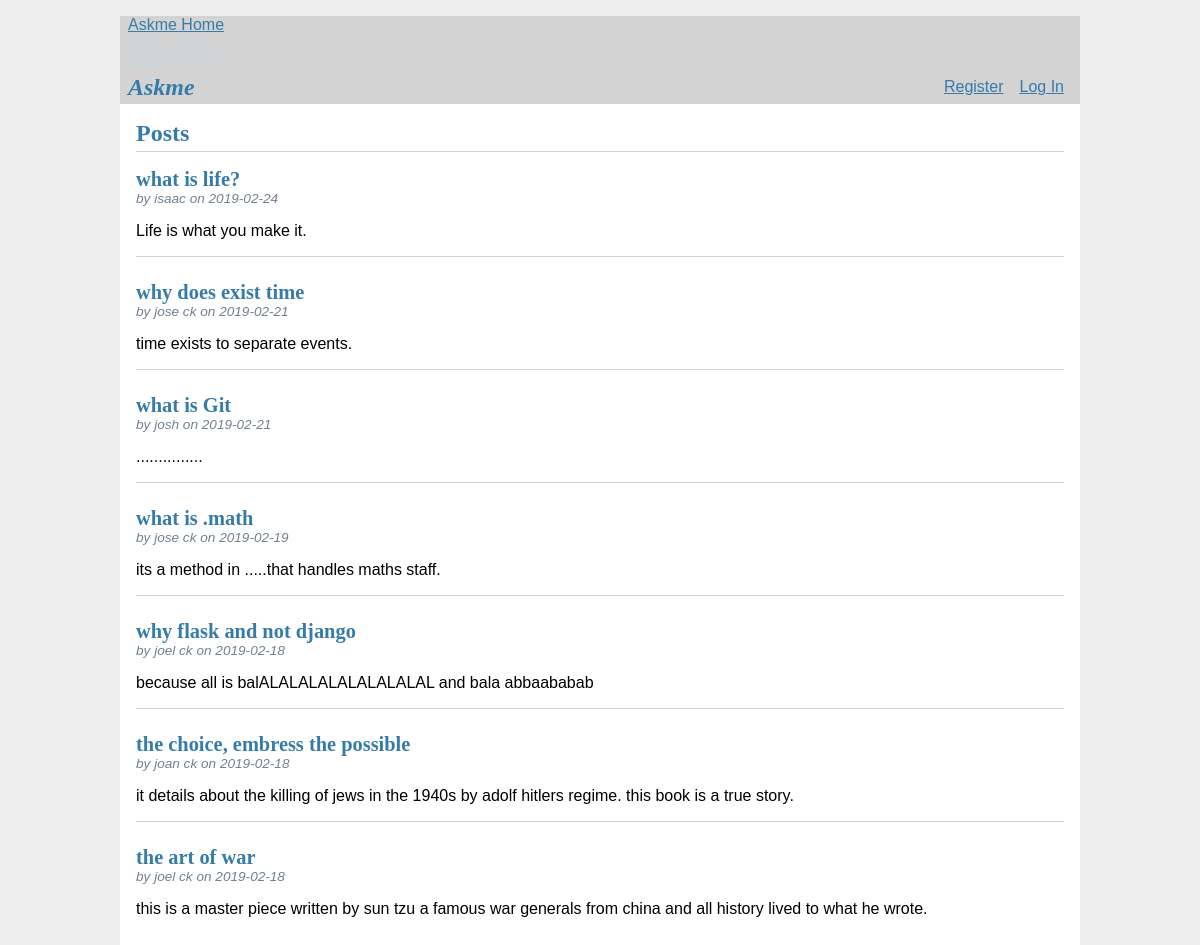
The page / on the database its author committed.
### tables this page shows
CREATE TABLE post (
  id INTEGER PRIMARY KEY AUTOINCREMENT,
  author_id INTEGER NOT NULL,
  created TIMESTAMP NOT NULL DEFAULT CURRENT_TIMESTAMP,
  title TEXT NOT NULL,
  body TEXT NOT NULL,
  FOREIGN KEY (author_id) REFERENCES user (id)
);

CREATE TABLE user (
  id INTEGER PRIMARY KEY AUTOINCREMENT,
  username TEXT UNIQUE NOT NULL,
  password TEXT NOT NULL
);

### flaskr/blog.py (the view)
@bp.route('/')
def index():
    db = get_db()
    posts = db.execute(
        'SELECT p.id, title, body, created, author_id, username'
        ' FROM post p JOIN user u ON p.author_id = u.id'
        ' ORDER BY created DESC'
    ).fetchall()
    return render_template('blog/index.html', posts=posts)

### flaskr/auth.py (called while the page is built)
@bp.before_app_request
def load_logged_in_user():
    user_id = session.get('user_id')
    if user_id is None:
        g.user = None
    else:
        g.user = get_db().execute(
            'SELECT * FROM user WHERE id = ?', (user_id,)
        ).fetchone()

### flaskr/db.py (called while the page is built)
def get_db():
    if 'db' not in g:
        g.db = sqlite3.connect(
            current_app.config['DATABASE'],
            detect_types=sqlite3.PARSE_DECLTYPES
        )
        g.db.row_factory = sqlite3.Row
    return g.db

### flaskr/templates/blog/index.html (shortened to what this page needs)
{% extends 'base.html' %}
{% block header %}
  <h1>{% block title %}Posts{% endblock %}</h1>
{% endblock %}
{% block content %}
  {% for post in posts %}
    <article class="post">
      <header>
        <div>
          <h1>{{ post['title'] }}</h1>
          <div class="about">by {{ post['username'] }} on {{ post['created'].strftime('%Y-%m-%d') }}</div>
        </div>
      </header>
      <p class="body">{{ post['body'] }}</p>
    </article>
    {% if not loop.last %}
      <hr>
    {% endif %}
  {% endfor %}
{% endblock %}

### flaskr/templates/base.html (shortened to what this page needs)
<!doctype html>
<link rel="stylesheet" href="{{ url_for('static', filename='style.css') }}">
<header class="site-header">
  <nav class="navbar navbar-expand-md navbar-dark bg-steel fixed-top">
    <div class="container">
      <a class="navbar-brand mr-4" href="/">Askme Home</a>
      <div class="collapse navbar-collapse" id="navbarToggle">
        <div class="navbar-nav mr-auto">
           <a class="nav-item nav-link"  type="button" href="/">Home</a>
          <a class="nav-item nav-link" href="{{ url_for('auth.login') }}">Login</a>
        </div>
        <div class="navbar-nav">
          <a class="nav-item nav-link" href="{{ url_for('auth.login') }}">Login</a>
          <a class="nav-item nav-link" href="{{ url_for('auth.register') }}">Register</a>
        </div>
      </div>
    </div>
  </nav>
</header>
<nav>
  <h1><i>Askme</i></h1>
  <ul>
    {% if g.user %}
      <li><span>{{ g.user['username'] }}</span>
      <li><a href="{{ url_for('auth.logout') }}">Log Out</a>
    {% else %}
      <li><a href="{{ url_for('auth.register') }}">Register</a>
      <li><a href="{{ url_for('auth.login') }}">Log In</a>
    {% endif %}
  </ul>
</nav>
<section class="content">
  <header>
    {% block header %}{% endblock %}
  </header>
  {% block content %}{% endblock %}
</section>

### flaskr/static/style.css (style rules this page uses)
.site-header .navbar-nav .nav-link { color: #cbd5db; }
h1, h2, h3, h4, h5, h6 { font-family: serif; color: #377ba8; margin: 1rem 0; }
a { color: #377ba8; }
hr { border: none; border-top: 1px solid lightgray; }
nav { background: lightgray; display: flex; align-items: center; padding: 0 0.5rem; }
nav h1 { flex: auto; margin: 0; }
nav ul { display: flex; list-style: none; margin: 0; padding: 0; }
nav ul li a, nav ul li span, header .action { display: block; padding: 0.5rem; }
.content { padding: 0 1rem 1rem; }
.content > header { border-bottom: 1px solid lightgray; display: flex; align-items: flex-end; }
.content > header h1 { flex: auto; margin: 1rem 0 0.25rem 0; }
.post > header { display: flex; align-items: flex-end; font-size: 0.85em; }
.post > header > div:first-of-type { flex: auto; }
.post > header h1 { font-size: 1.5em; margin-bottom: 0; }
.post .about { color: slategray; font-style: italic; }
.post .body { white-space: pre-line; }
.content:last-child { margin-bottom: 0; }

### rows shown on the page
post: title "what is life?", username "isaac", created "2019-02-24", body "Life is what you make it."
post: title "why does exist time", username "jose ck", created "2019-02-21", body "time exists to separate events."
post: title "what is Git", username "josh", created "2019-02-21", body "..............."
post: title "what is .math", username "jose ck", created "2019-02-19", body "its a method in .....that handles maths staff."
post: title "why flask and not django", username "joel ck", created "2019-02-18", body "because all is balALALALALALALALALAL and bala abbaababab"
post: title "the choice, embress the possible", username "joan ck", created "2019-02-18", body "it details about the killing of jews in the 1940s by adolf hitlers regime. this book is a true story."
post: title "the art of war", username "joel ck", created "2019-02-18", body "this is a master piece written by sun tzu a famous war generals from china and all history lived to what he wrote."
